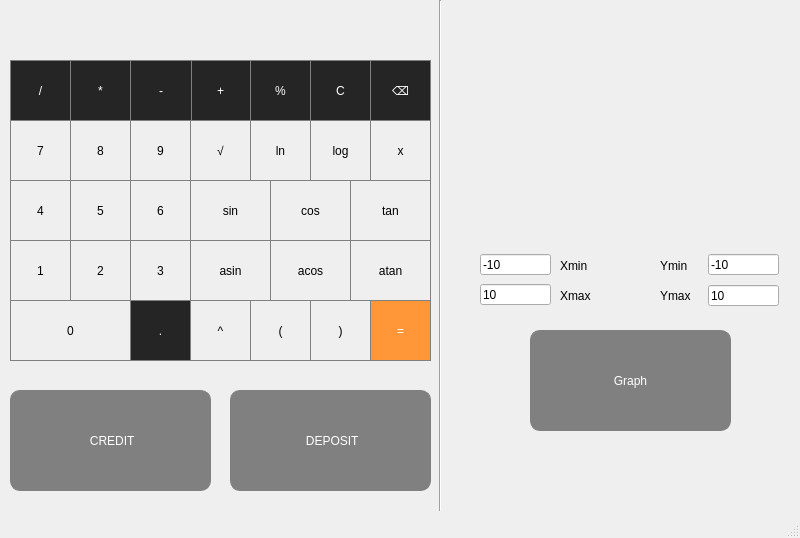
<?xml version="1.0" encoding="UTF-8"?>
<ui version="4.0">
 <class>MainWindow</class>
 <widget class="QMainWindow" name="MainWindow">
  <property name="geometry">
   <rect>
    <x>0</x>
    <y>0</y>
    <width>800</width>
    <height>538</height>
   </rect>
  </property>
  <property name="windowTitle">
   <string>MainWindow</string>
  </property>
  <widget class="QWidget" name="centralwidget">
   <widget class="QCustomPlot" name="widget" native="true">
    <property name="geometry">
     <rect>
      <x>450</x>
      <y>10</y>
      <width>331</width>
      <height>221</height>
     </rect>
    </property>
    <property name="styleSheet">
     <string notr="true">QTextBrowser {
  background-color: gray;
  color: white; 
  border: 1px solid gray;
  border-radius: 10px;
}</string>
    </property>
   </widget>
   <widget class="QPushButton" name="pushButton_3">
    <property name="geometry">
     <rect>
      <x>130</x>
      <y>240</y>
      <width>61</width>
      <height>61</height>
     </rect>
    </property>
    <property name="styleSheet">
     <string notr="true">QPushButton {
   border: 1px solid gray;
}
QPushButton:pressed {
    background-color: qlineargradient(x1: 0, y1: 0, x2: 0, y2: 1,
                                      stop: 0 #dadbde, stop: 1 #f6f7fa);
}</string>
    </property>
    <property name="text">
     <string>3</string>
    </property>
   </widget>
   <widget class="QPushButton" name="pushButton_openBracket">
    <property name="geometry">
     <rect>
      <x>250</x>
      <y>300</y>
      <width>61</width>
      <height>61</height>
     </rect>
    </property>
    <property name="styleSheet">
     <string notr="true">QPushButton {
   border: 1px solid gray;
}
QPushButton:pressed {
    background-color: qlineargradient(x1: 0, y1: 0, x2: 0, y2: 1,
                                      stop: 0 #dadbde, stop: 1 #f6f7fa);
}</string>
    </property>
    <property name="text">
     <string>(</string>
    </property>
   </widget>
   <widget class="QPushButton" name="pushButton_sqrt">
    <property name="geometry">
     <rect>
      <x>190</x>
      <y>120</y>
      <width>61</width>
      <height>61</height>
     </rect>
    </property>
    <property name="styleSheet">
     <string notr="true">QPushButton {
   border: 1px solid gray;
}
QPushButton:pressed {
    background-color: qlineargradient(x1: 0, y1: 0, x2: 0, y2: 1,
                                      stop: 0 #dadbde, stop: 1 #f6f7fa);
}</string>
    </property>
    <property name="text">
     <string>√</string>
    </property>
   </widget>
   <widget class="QPushButton" name="pushButton_remove">
    <property name="geometry">
     <rect>
      <x>310</x>
      <y>60</y>
      <width>61</width>
      <height>61</height>
     </rect>
    </property>
    <property name="styleSheet">
     <string notr="true">QPushButton {
  background-color: rgb(37, 37, 37);
  color: white; 
  border: 1px solid gray;
}

QPushButton:pressed {
    background-color: qlineargradient(x1: 0, y1: 0, x2: 0, y2: 1,
                                      stop: 0 #FF7832, stop: 1 #FF9739);
}</string>
    </property>
    <property name="text">
     <string>C</string>
    </property>
   </widget>
   <widget class="QPushButton" name="pushButton_4">
    <property name="geometry">
     <rect>
      <x>10</x>
      <y>180</y>
      <width>61</width>
      <height>61</height>
     </rect>
    </property>
    <property name="styleSheet">
     <string notr="true">QPushButton {
   border: 1px solid gray;
}
QPushButton:pressed {
    background-color: qlineargradient(x1: 0, y1: 0, x2: 0, y2: 1,
                                      stop: 0 #dadbde, stop: 1 #f6f7fa);
}</string>
    </property>
    <property name="text">
     <string>4</string>
    </property>
   </widget>
   <widget class="QPushButton" name="pushButton_result">
    <property name="geometry">
     <rect>
      <x>370</x>
      <y>300</y>
      <width>61</width>
      <height>61</height>
     </rect>
    </property>
    <property name="styleSheet">
     <string notr="true">QPushButton {
  background-color: rgb(255, 151, 57);
  color: white; 
  border: 1px solid gray;
}

QPushButton:pressed {
    background-color: qlineargradient(x1: 0, y1: 0, x2: 0, y2: 1,
                                      stop: 0 #FF7832, stop: 1 #FF9900);
}</string>
    </property>
    <property name="text">
     <string>=</string>
    </property>
   </widget>
   <widget class="QPushButton" name="pushButton_9">
    <property name="geometry">
     <rect>
      <x>130</x>
      <y>120</y>
      <width>61</width>
      <height>61</height>
     </rect>
    </property>
    <property name="styleSheet">
     <string notr="true">QPushButton {
   border: 1px solid gray;
}
QPushButton:pressed {
    background-color: qlineargradient(x1: 0, y1: 0, x2: 0, y2: 1,
                                      stop: 0 #dadbde, stop: 1 #f6f7fa);
}</string>
    </property>
    <property name="text">
     <string>9</string>
    </property>
   </widget>
   <widget class="QPushButton" name="pushButton_5">
    <property name="geometry">
     <rect>
      <x>70</x>
      <y>180</y>
      <width>61</width>
      <height>61</height>
     </rect>
    </property>
    <property name="styleSheet">
     <string notr="true">QPushButton {
   border: 1px solid gray;
}
QPushButton:pressed {
    background-color: qlineargradient(x1: 0, y1: 0, x2: 0, y2: 1,
                                      stop: 0 #dadbde, stop: 1 #f6f7fa);
}</string>
    </property>
    <property name="text">
     <string>5</string>
    </property>
   </widget>
   <widget class="QPushButton" name="pushButton_7">
    <property name="geometry">
     <rect>
      <x>10</x>
      <y>120</y>
      <width>61</width>
      <height>61</height>
     </rect>
    </property>
    <property name="styleSheet">
     <string notr="true">QPushButton {
   border: 1px solid gray;
}
QPushButton:pressed {
    background-color: qlineargradient(x1: 0, y1: 0, x2: 0, y2: 1,
                                      stop: 0 #dadbde, stop: 1 #f6f7fa);
}</string>
    </property>
    <property name="text">
     <string>7</string>
    </property>
   </widget>
   <widget class="QPushButton" name="pushButton_tan">
    <property name="geometry">
     <rect>
      <x>350</x>
      <y>180</y>
      <width>81</width>
      <height>61</height>
     </rect>
    </property>
    <property name="styleSheet">
     <string notr="true">QPushButton {
   border: 1px solid gray;
}
QPushButton:pressed {
    background-color: qlineargradient(x1: 0, y1: 0, x2: 0, y2: 1,
                                      stop: 0 #dadbde, stop: 1 #f6f7fa);
}</string>
    </property>
    <property name="text">
     <string>tan</string>
    </property>
   </widget>
   <widget class="QPushButton" name="pushButton_x">
    <property name="geometry">
     <rect>
      <x>370</x>
      <y>120</y>
      <width>61</width>
      <height>61</height>
     </rect>
    </property>
    <property name="styleSheet">
     <string notr="true">QPushButton {
   border: 1px solid gray;
}
QPushButton:pressed {
    background-color: qlineargradient(x1: 0, y1: 0, x2: 0, y2: 1,
                                      stop: 0 #dadbde, stop: 1 #f6f7fa);
}</string>
    </property>
    <property name="text">
     <string>x</string>
    </property>
   </widget>
   <widget class="QPushButton" name="pushButton_mul">
    <property name="geometry">
     <rect>
      <x>70</x>
      <y>60</y>
      <width>61</width>
      <height>61</height>
     </rect>
    </property>
    <property name="styleSheet">
     <string notr="true">QPushButton {
  background-color: rgb(37, 37, 37);
  color: white; 
  border: 1px solid gray;
}

QPushButton:pressed {
    background-color: qlineargradient(x1: 0, y1: 0, x2: 0, y2: 1,
                                      stop: 0 #FF7832, stop: 1 #FF9739);
}</string>
    </property>
    <property name="text">
     <string>*</string>
    </property>
   </widget>
   <widget class="QPushButton" name="pushButton_acos">
    <property name="geometry">
     <rect>
      <x>270</x>
      <y>240</y>
      <width>81</width>
      <height>61</height>
     </rect>
    </property>
    <property name="styleSheet">
     <string notr="true">QPushButton {
   border: 1px solid gray;
}
QPushButton:pressed {
    background-color: qlineargradient(x1: 0, y1: 0, x2: 0, y2: 1,
                                      stop: 0 #dadbde, stop: 1 #f6f7fa);
}</string>
    </property>
    <property name="text">
     <string>acos</string>
    </property>
   </widget>
   <widget class="QPushButton" name="pushButton_log">
    <property name="geometry">
     <rect>
      <x>310</x>
      <y>120</y>
      <width>61</width>
      <height>61</height>
     </rect>
    </property>
    <property name="styleSheet">
     <string notr="true">QPushButton {
   border: 1px solid gray;
}
QPushButton:pressed {
    background-color: qlineargradient(x1: 0, y1: 0, x2: 0, y2: 1,
                                      stop: 0 #dadbde, stop: 1 #f6f7fa);
}</string>
    </property>
    <property name="text">
     <string>log</string>
    </property>
   </widget>
   <widget class="QPushButton" name="pushButton_0">
    <property name="geometry">
     <rect>
      <x>10</x>
      <y>300</y>
      <width>121</width>
      <height>61</height>
     </rect>
    </property>
    <property name="styleSheet">
     <string notr="true">QPushButton {
   border: 1px solid gray;
}
QPushButton:pressed {
    background-color: qlineargradient(x1: 0, y1: 0, x2: 0, y2: 1,
                                      stop: 0 #dadbde, stop: 1 #f6f7fa);
}</string>
    </property>
    <property name="text">
     <string>0</string>
    </property>
   </widget>
   <widget class="QPushButton" name="pushButton_add">
    <property name="geometry">
     <rect>
      <x>190</x>
      <y>60</y>
      <width>61</width>
      <height>61</height>
     </rect>
    </property>
    <property name="styleSheet">
     <string notr="true">QPushButton {
  background-color: rgb(37, 37, 37);
  color: white; 
  border: 1px solid gray;
}

QPushButton:pressed {
    background-color: qlineargradient(x1: 0, y1: 0, x2: 0, y2: 1,
                                      stop: 0 #FF7832, stop: 1 #FF9739);
}</string>
    </property>
    <property name="text">
     <string>+</string>
    </property>
   </widget>
   <widget class="QPushButton" name="pushButton_div">
    <property name="geometry">
     <rect>
      <x>10</x>
      <y>60</y>
      <width>61</width>
      <height>61</height>
     </rect>
    </property>
    <property name="styleSheet">
     <string notr="true">QPushButton {
  background-color: rgb(37, 37, 37);
  color: white; 
  border: 1px solid gray;
}

QPushButton:pressed {
    background-color: qlineargradient(x1: 0, y1: 0, x2: 0, y2: 1,
                                      stop: 0 #FF7832, stop: 1 #FF9739);
}</string>
    </property>
    <property name="text">
     <string>/</string>
    </property>
   </widget>
   <widget class="QPushButton" name="pushButton_8">
    <property name="geometry">
     <rect>
      <x>70</x>
      <y>120</y>
      <width>61</width>
      <height>61</height>
     </rect>
    </property>
    <property name="styleSheet">
     <string notr="true">QPushButton {
   border: 1px solid gray;
}
QPushButton:pressed {
    background-color: qlineargradient(x1: 0, y1: 0, x2: 0, y2: 1,
                                      stop: 0 #dadbde, stop: 1 #f6f7fa);
}</string>
    </property>
    <property name="text">
     <string>8</string>
    </property>
   </widget>
   <widget class="QPushButton" name="pushButton_closeBracket">
    <property name="geometry">
     <rect>
      <x>310</x>
      <y>300</y>
      <width>61</width>
      <height>61</height>
     </rect>
    </property>
    <property name="styleSheet">
     <string notr="true">QPushButton {
   border: 1px solid gray;
}
QPushButton:pressed {
    background-color: qlineargradient(x1: 0, y1: 0, x2: 0, y2: 1,
                                      stop: 0 #dadbde, stop: 1 #f6f7fa);
}</string>
    </property>
    <property name="text">
     <string>)</string>
    </property>
   </widget>
   <widget class="QLabel" name="show_result">
    <property name="geometry">
     <rect>
      <x>10</x>
      <y>0</y>
      <width>421</width>
      <height>61</height>
     </rect>
    </property>
    <property name="font">
     <font>
      <pointsize>20</pointsize>
     </font>
    </property>
    <property name="layoutDirection">
     <enum>Qt::LeftToRight</enum>
    </property>
    <property name="autoFillBackground">
     <bool>false</bool>
    </property>
    <property name="styleSheet">
     <string notr="true">QLabel {
  qproperty-alignment: 'AlignVCenter | AlignRight';
  border: 1px solid gray;
}

background-color : white;</string>
    </property>
    <property name="text">
     <string/>
    </property>
    <property name="alignment">
     <set>Qt::AlignRight|Qt::AlignTrailing|Qt::AlignVCenter</set>
    </property>
   </widget>
   <widget class="QPushButton" name="pushButton_1">
    <property name="geometry">
     <rect>
      <x>10</x>
      <y>240</y>
      <width>61</width>
      <height>61</height>
     </rect>
    </property>
    <property name="styleSheet">
     <string notr="true">QPushButton {
   border: 1px solid gray;
}
QPushButton:pressed {
    background-color: qlineargradient(x1: 0, y1: 0, x2: 0, y2: 1,
                                      stop: 0 #dadbde, stop: 1 #f6f7fa);
}</string>
    </property>
    <property name="text">
     <string>1</string>
    </property>
   </widget>
   <widget class="QPushButton" name="pushButton_sub">
    <property name="geometry">
     <rect>
      <x>130</x>
      <y>60</y>
      <width>62</width>
      <height>61</height>
     </rect>
    </property>
    <property name="styleSheet">
     <string notr="true">QPushButton {
  background-color: rgb(37, 37, 37);
  color: white; 
  border: 1px solid gray;
}

QPushButton:pressed {
    background-color: qlineargradient(x1: 0, y1: 0, x2: 0, y2: 1,
                                      stop: 0 #FF7832, stop: 1 #FF9739);
}</string>
    </property>
    <property name="text">
     <string>-</string>
    </property>
   </widget>
   <widget class="QPushButton" name="pushButton_point">
    <property name="geometry">
     <rect>
      <x>130</x>
      <y>300</y>
      <width>61</width>
      <height>61</height>
     </rect>
    </property>
    <property name="styleSheet">
     <string notr="true">QPushButton {
  background-color: rgb(37, 37, 37);
  color: white; 
  border: 1px solid gray;
}

QPushButton:pressed {
    background-color: qlineargradient(x1: 0, y1: 0, x2: 0, y2: 1,
                                      stop: 0 #FF7832, stop: 1 #FF9739);
}</string>
    </property>
    <property name="text">
     <string>.</string>
    </property>
   </widget>
   <widget class="QPushButton" name="pushButton_2">
    <property name="geometry">
     <rect>
      <x>70</x>
      <y>240</y>
      <width>61</width>
      <height>61</height>
     </rect>
    </property>
    <property name="styleSheet">
     <string notr="true">QPushButton {
   border: 1px solid gray;
}
QPushButton:pressed {
    background-color: qlineargradient(x1: 0, y1: 0, x2: 0, y2: 1,
                                      stop: 0 #dadbde, stop: 1 #f6f7fa);
}</string>
    </property>
    <property name="text">
     <string>2</string>
    </property>
   </widget>
   <widget class="QPushButton" name="pushButton_asin">
    <property name="geometry">
     <rect>
      <x>190</x>
      <y>240</y>
      <width>81</width>
      <height>61</height>
     </rect>
    </property>
    <property name="styleSheet">
     <string notr="true">QPushButton {
   border: 1px solid gray;
}
QPushButton:pressed {
    background-color: qlineargradient(x1: 0, y1: 0, x2: 0, y2: 1,
                                      stop: 0 #dadbde, stop: 1 #f6f7fa);
}</string>
    </property>
    <property name="text">
     <string>asin</string>
    </property>
   </widget>
   <widget class="QPushButton" name="pushButton_ln">
    <property name="geometry">
     <rect>
      <x>250</x>
      <y>120</y>
      <width>61</width>
      <height>61</height>
     </rect>
    </property>
    <property name="styleSheet">
     <string notr="true">QPushButton {
   border: 1px solid gray;
}
QPushButton:pressed {
    background-color: qlineargradient(x1: 0, y1: 0, x2: 0, y2: 1,
                                      stop: 0 #dadbde, stop: 1 #f6f7fa);
}</string>
    </property>
    <property name="text">
     <string>ln</string>
    </property>
   </widget>
   <widget class="QPushButton" name="pushButton_clear">
    <property name="geometry">
     <rect>
      <x>370</x>
      <y>60</y>
      <width>61</width>
      <height>61</height>
     </rect>
    </property>
    <property name="styleSheet">
     <string notr="true">QPushButton {
  background-color: rgb(37, 37, 37);
  color: white; 
  border: 1px solid gray;
}

QPushButton:pressed {
    background-color: qlineargradient(x1: 0, y1: 0, x2: 0, y2: 1,
                                      stop: 0 #FF7832, stop: 1 #FF9739);
}</string>
    </property>
    <property name="text">
     <string>⌫</string>
    </property>
   </widget>
   <widget class="QPushButton" name="pushButton_atan">
    <property name="geometry">
     <rect>
      <x>350</x>
      <y>240</y>
      <width>81</width>
      <height>61</height>
     </rect>
    </property>
    <property name="styleSheet">
     <string notr="true">QPushButton {
   border: 1px solid gray;
}
QPushButton:pressed {
    background-color: qlineargradient(x1: 0, y1: 0, x2: 0, y2: 1,
                                      stop: 0 #dadbde, stop: 1 #f6f7fa);
}</string>
    </property>
    <property name="text">
     <string>atan</string>
    </property>
   </widget>
   <widget class="QPushButton" name="pushButton_sin">
    <property name="geometry">
     <rect>
      <x>190</x>
      <y>180</y>
      <width>81</width>
      <height>61</height>
     </rect>
    </property>
    <property name="styleSheet">
     <string notr="true">QPushButton {
   border: 1px solid gray;
}
QPushButton:pressed {
    background-color: qlineargradient(x1: 0, y1: 0, x2: 0, y2: 1,
                                      stop: 0 #dadbde, stop: 1 #f6f7fa);
}</string>
    </property>
    <property name="text">
     <string>sin</string>
    </property>
   </widget>
   <widget class="QPushButton" name="pushButton_pow">
    <property name="geometry">
     <rect>
      <x>190</x>
      <y>300</y>
      <width>61</width>
      <height>61</height>
     </rect>
    </property>
    <property name="styleSheet">
     <string notr="true">QPushButton {
   border: 1px solid gray;
}
QPushButton:pressed {
    background-color: qlineargradient(x1: 0, y1: 0, x2: 0, y2: 1,
                                      stop: 0 #dadbde, stop: 1 #f6f7fa);
}</string>
    </property>
    <property name="text">
     <string>^</string>
    </property>
   </widget>
   <widget class="QPushButton" name="pushButton_6">
    <property name="geometry">
     <rect>
      <x>130</x>
      <y>180</y>
      <width>61</width>
      <height>61</height>
     </rect>
    </property>
    <property name="styleSheet">
     <string notr="true">QPushButton {
   border: 1px solid gray;
}
QPushButton:pressed {
    background-color: qlineargradient(x1: 0, y1: 0, x2: 0, y2: 1,
                                      stop: 0 #dadbde, stop: 1 #f6f7fa);
}</string>
    </property>
    <property name="text">
     <string>6</string>
    </property>
   </widget>
   <widget class="QPushButton" name="pushButton_cos">
    <property name="geometry">
     <rect>
      <x>270</x>
      <y>180</y>
      <width>81</width>
      <height>61</height>
     </rect>
    </property>
    <property name="styleSheet">
     <string notr="true">QPushButton {
   border: 1px solid gray;
}
QPushButton:pressed {
    background-color: qlineargradient(x1: 0, y1: 0, x2: 0, y2: 1,
                                      stop: 0 #dadbde, stop: 1 #f6f7fa);
}</string>
    </property>
    <property name="text">
     <string>cos</string>
    </property>
   </widget>
   <widget class="QPushButton" name="pushButton_Graph">
    <property name="geometry">
     <rect>
      <x>530</x>
      <y>330</y>
      <width>201</width>
      <height>101</height>
     </rect>
    </property>
    <property name="styleSheet">
     <string notr="true">QPushButton {
  background-color: gray;
  color: white; 
  border: 1px solid gray;
  border-radius: 10px;
}
QPushButton:pressed {
    background-color: qlineargradient(x1: 0, y1: 0, x2: 0, y2: 1,
                                      stop: 0 #dadbde, stop: 1 #f6f7fa);
}</string>
    </property>
    <property name="text">
     <string>Graph</string>
    </property>
   </widget>
   <widget class="QLineEdit" name="X1">
    <property name="geometry">
     <rect>
      <x>480</x>
      <y>254</y>
      <width>71</width>
      <height>21</height>
     </rect>
    </property>
    <property name="text">
     <string>-10</string>
    </property>
   </widget>
   <widget class="QLineEdit" name="X2">
    <property name="geometry">
     <rect>
      <x>480</x>
      <y>284</y>
      <width>71</width>
      <height>21</height>
     </rect>
    </property>
    <property name="text">
     <string>10</string>
    </property>
   </widget>
   <widget class="QLineEdit" name="Y1">
    <property name="geometry">
     <rect>
      <x>708</x>
      <y>254</y>
      <width>71</width>
      <height>21</height>
     </rect>
    </property>
    <property name="text">
     <string>-10</string>
    </property>
   </widget>
   <widget class="QLineEdit" name="Y2">
    <property name="geometry">
     <rect>
      <x>708</x>
      <y>285</y>
      <width>71</width>
      <height>21</height>
     </rect>
    </property>
    <property name="text">
     <string>10</string>
    </property>
   </widget>
   <widget class="QPushButton" name="pushButton">
    <property name="geometry">
     <rect>
      <x>10</x>
      <y>390</y>
      <width>201</width>
      <height>101</height>
     </rect>
    </property>
    <property name="styleSheet">
     <string notr="true">QPushButton {
  background-color: gray;
  color: white; 
  border: 1px solid gray;
  border-radius: 10px;
}
QPushButton:pressed {
    background-color: qlineargradient(x1: 0, y1: 0, x2: 0, y2: 1,
                                      stop: 0 #dadbde, stop: 1 #f6f7fa);
}</string>
    </property>
    <property name="text">
     <string> CREDIT</string>
    </property>
   </widget>
   <widget class="QPushButton" name="Deposit">
    <property name="geometry">
     <rect>
      <x>230</x>
      <y>390</y>
      <width>201</width>
      <height>101</height>
     </rect>
    </property>
    <property name="styleSheet">
     <string notr="true">QPushButton {
  background-color: gray;
  color: white; 
  border: 1px solid gray;
  border-radius: 10px;
}
QPushButton:pressed {
    background-color: qlineargradient(x1: 0, y1: 0, x2: 0, y2: 1,
                                      stop: 0 #dadbde, stop: 1 #f6f7fa);
}</string>
    </property>
    <property name="text">
     <string> DEPOSIT</string>
    </property>
   </widget>
   <widget class="QLabel" name="label">
    <property name="geometry">
     <rect>
      <x>560</x>
      <y>257</y>
      <width>47</width>
      <height>17</height>
     </rect>
    </property>
    <property name="sizePolicy">
     <sizepolicy hsizetype="Preferred" vsizetype="Preferred">
      <horstretch>0</horstretch>
      <verstretch>0</verstretch>
     </sizepolicy>
    </property>
    <property name="text">
     <string>Xmin</string>
    </property>
   </widget>
   <widget class="QLabel" name="label_2">
    <property name="geometry">
     <rect>
      <x>660</x>
      <y>257</y>
      <width>41</width>
      <height>17</height>
     </rect>
    </property>
    <property name="text">
     <string>Ymin</string>
    </property>
   </widget>
   <widget class="QLabel" name="label_3">
    <property name="geometry">
     <rect>
      <x>660</x>
      <y>287</y>
      <width>41</width>
      <height>17</height>
     </rect>
    </property>
    <property name="text">
     <string>Ymax</string>
    </property>
   </widget>
   <widget class="QLabel" name="label_4">
    <property name="geometry">
     <rect>
      <x>560</x>
      <y>287</y>
      <width>41</width>
      <height>17</height>
     </rect>
    </property>
    <property name="text">
     <string>Xmax</string>
    </property>
   </widget>
   <widget class="Line" name="line">
    <property name="geometry">
     <rect>
      <x>430</x>
      <y>0</y>
      <width>20</width>
      <height>511</height>
     </rect>
    </property>
    <property name="orientation">
     <enum>Qt::Vertical</enum>
    </property>
   </widget>
   <widget class="QPushButton" name="pushButton_mod">
    <property name="geometry">
     <rect>
      <x>250</x>
      <y>60</y>
      <width>61</width>
      <height>61</height>
     </rect>
    </property>
    <property name="styleSheet">
     <string notr="true">QPushButton {
  background-color: rgb(37, 37, 37);
  color: white; 
  border: 1px solid gray;
}

QPushButton:pressed {
    background-color: qlineargradient(x1: 0, y1: 0, x2: 0, y2: 1,
                                      stop: 0 #FF7832, stop: 1 #FF9739);
}</string>
    </property>
    <property name="text">
     <string>%</string>
    </property>
   </widget>
  </widget>
  <widget class="QMenuBar" name="menubar">
   <property name="geometry">
    <rect>
     <x>0</x>
     <y>0</y>
     <width>800</width>
     <height>22</height>
    </rect>
   </property>
  </widget>
  <widget class="QStatusBar" name="statusbar"/>
 </widget>
 <customwidgets>
  <customwidget>
   <class>QCustomPlot</class>
   <extends>QWidget</extends>
   <header>qcustomplot.h</header>
   <container>1</container>
  </customwidget>
 </customwidgets>
 <resources/>
 <connections/>
</ui>
